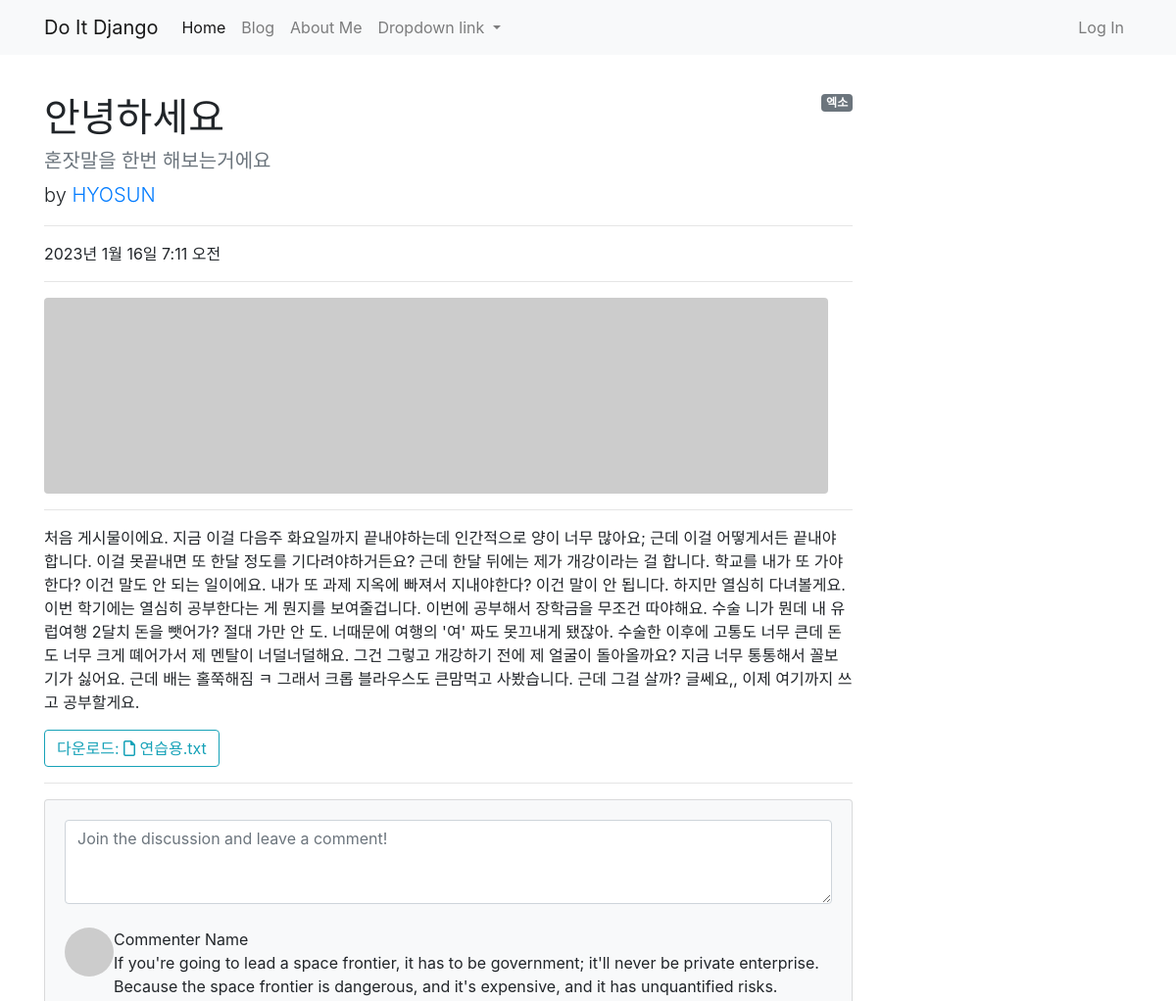
The page /blog/1/ (upper part) on the database as committed earlier.
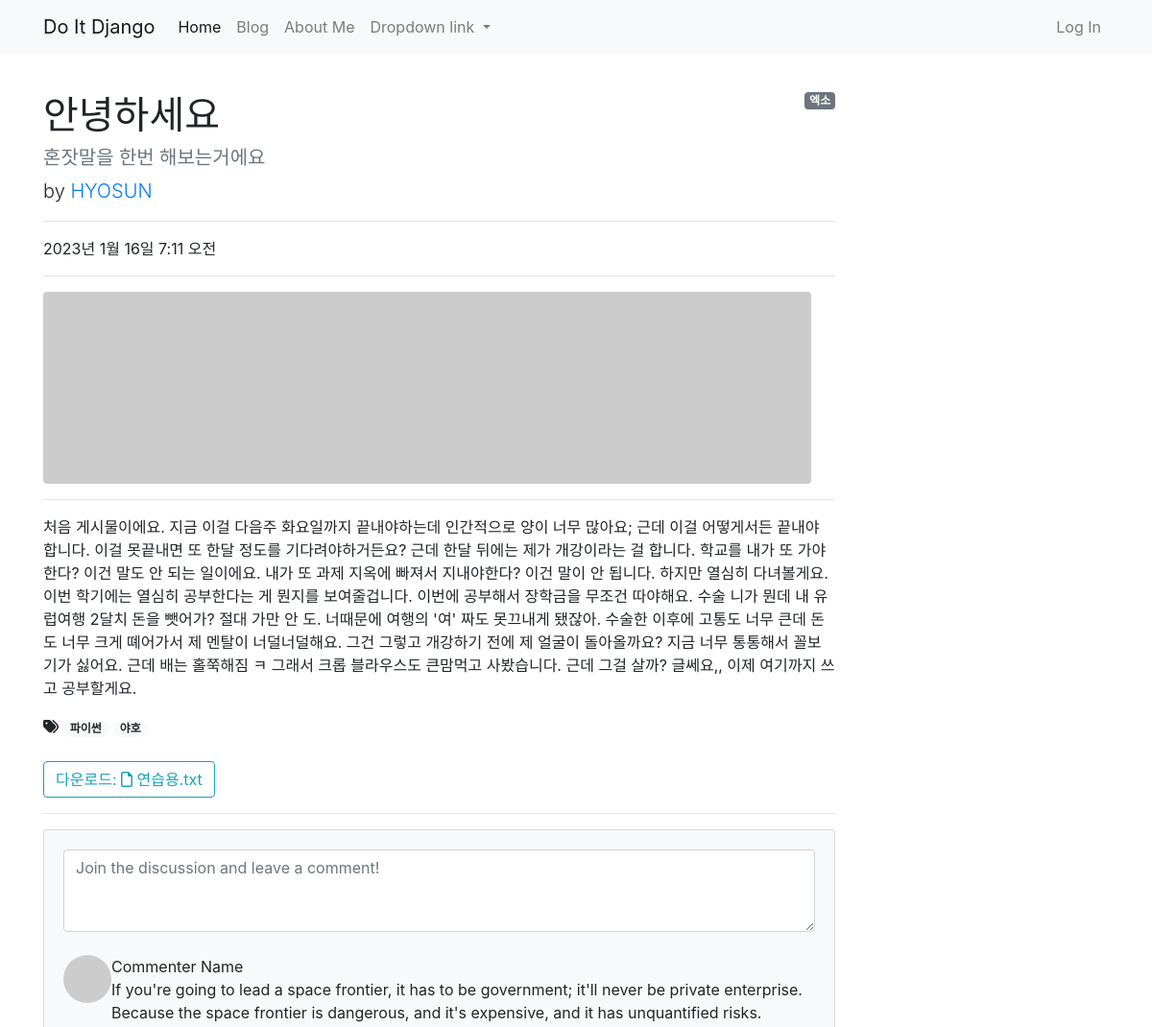
The same page on the database as committed later.
### blog/models.py (models this page shows)
class Tag(models.Model):
    name = models.CharField(max_length=50)
    slug = models.SlugField(max_length=200, unique=True, allow_unicode=True)
    def __str__(self):
        return self.name
    def get_absolute_url(self):
        return f'/blog/tag/{self.slug}/'

### blog/views.py (the view)
# urls.py: path('/<int:pk>/', views.PostDetail.as_view()),
class PostDetail(DetailView):
    model = Post
    def get_context_data(self, **kwargs):
        context = super(PostDetail, self).get_context_data()
        context['categories'] = Category.objects.all()
        context['no_category_post_count'] = Post.objects.filter(category=None).count()
        return context

### blog/models.py (called while the page is built)
    def __str__(self):
        return self.name

    def get_absolute_url(self):
        return f'/blog/category/{self.slug}/'

    def get_file_name(self):
        return os.path.basename(self.file_upload.name)

    def get_file_ext(self): # 확장자
        return self.get_file_name().split('.')[-1]

### blog/templates/blog/post_detail.html (shortened to what this page needs)
{% extends 'blog/base.html' %}
{% block main_area %}
    <div id="post-area">
        {% if post.category %}
            <span class="badge badge-secondary float-right">{{ post.category }}</span>
        {% else %}
            <span class="badge badge-secondary float-right">미분류</span>
        {% endif %}
        <h1 class="mt-4">{{ post.title }}</h1>
        <h5 class="text-muted">{{ post.hook_text }}</h5>
        <p class="lead">
            by
            <a href="#">{{ post.author | upper }}</a>
        </p>
        <hr>
        <p>{{ post.created_at }}</p>
        <hr>
        {% if post.head_image %}
            <img class="img-fluid rounded" src="{{ post.head_image.url }}" alt="{{ post.title }} head_image"/>
        {% else %}
            <img class="img-fluid rounded" src="https://picsum.photos/seed/{{ post.id }}/800/200"
                 alt="random_image">
        {% endif %}
        <hr>
        <p>{{ post.content }}</p>
        {% if post.tags.exists %}
            <i class="fas fa-tags"></i>
            {% for tag in post.tags.iterator %}
                <a href="{{ tag.get_absolute_url }}"><span class="badge badge-pill badge-light">{{ tag }}</span></a>
            {% endfor %}
            <br/>
            <br/>
        {% endif %}
        {% if post.file_upload %}
            <a href="{{ post.file_upload.url }}" class="btn btn-outline-info" role="button" download>다운로드:
                {% if post.get_file_ext == 'csv' %}
                    <i class="fas fa-file-csv"></i>
                {% elif post.get_file_ext == 'xlsx' or post.get_file_ext == 'xls' %}
                    <i class="fas fa-file-excel"></i>
                {% elif post.get_file_ext == 'docx' or post.get_file_ext == 'doc' %}
                    <i class="fas fa-file-word"></i>
                {% else %}
                    <i class="far fa-file"></i>
                {% endif %}
                {{ post.get_file_name }}
            </a>
        {% endif %}
        <hr>
    </div>
    <div id="comment-area">
        <section class="mb-5">
            <div class="card bg-light">
                <div class="card-body">
                    <form class="mb-4"><textarea class="form-control" rows="3"
                                                 placeholder="Join the discussion and leave a comment!"></textarea>
                    </form>
                    <div class="d-flex mb-4">
                        <div class="flex-shrink-0"><img class="rounded-circle"
                                                        src="https://dummyimage.com/50x50/ced4da/6c757d.jpg"
                                                        alt="..."/></div>
                        <div class="ms-3">
                            <div class="fw-bold">Commenter Name</div>
                            If you're going to lead a space frontier, it has to be government; it'll never be
                            private enterprise. Because the space frontier is dangerous, and it's expensive, and it
                            has unquantified risks.
                        </div>
                    </div>
{% endblock %}

Rows that differ between the two databases and show on the page:
added Tag: name "파이썬"
added Tag: name "야호"
